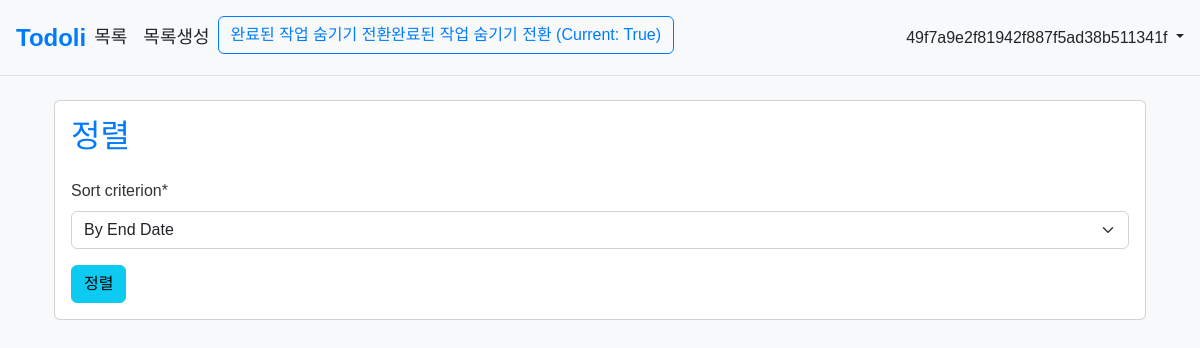
The app's page /lists/16/sort/ (signed in) with its own data.
### accounts/models.py (models this page shows)
class CustomUser(AbstractUser):
	pass

### lists/models.py (models this page shows, shortened)
class FrontendOptions(models.Model):
	user = models.OneToOneField(settings.AUTH_USER_MODEL, on_delete=models.CASCADE, related_name='frontend_options')
	hide_finished_tasks = models.BooleanField(default=False)
	@classmethod
	def get(cls, user):
		try:
			frontend_options = cls.objects.get(user=user)
		except cls.DoesNotExist:
			frontend_options = cls.objects.create(user=user)
		return frontend_options

class List(models.Model):
	title = models.CharField(max_length=255)
	author = models.ForeignKey(
		settings.AUTH_USER_MODEL,
		on_delete=models.CASCADE,
	)
	sort_criterion = models.CharField(
		max_length=2,
		choices=SortCriterion.choices,
		default=SortCriterion.BY_END_DATE,
	)

### lists/views.py (the view)
# urls.py: path("<int:pk>/sort/", ListSortView.as_view(), name="list_sort"),
class ListSortView(AllowGuestUserMixin, LoginRequiredMixin, UserPassesTestMixin, UpdateView):
	model = List
	fields = (
		"sort_criterion",
	)
	template_name = "list_sort.html"
	def test_func(self):
		obj = self.get_object()
		return obj.author == self.request.user

### lists/templatetags/frontend_options_extras.py (called while the page is built)
@register.filter
def get_hide_finished_tasks(user):
    frontend_options = FrontendOptions.get(user)
    return frontend_options.hide_finished_tasks

### templates/list_sort.html
{% extends "base.html" %}
{% load crispy_forms_tags %}
{% block content %}
  <div class="container">
    <div class="card mt-4">
      <div class="card-body">
        <h1 class="card-title">정렬</h1>
        <form action="" method="post" class="mt-4">{% csrf_token %}
          {{ form|crispy }}
          <button class="btn btn-info ml-2" type="submit">정렬</button>
        </form>
      </div>
    </div>
  </div>
{% endblock content %}

### templates/base.html (shortened to what this page needs)
<!DOCTYPE html>
<html>
<head>
  <link href="https://cdn.jsdelivr.net/npm/bootstrap@5.2.3/dist/css/bootstrap.min.css" rel="stylesheet"
>
</head>
<body>
  <header class="p-3 mb-3 border-bottom">
    <div class="d-flex flex-wrap align-items-center justify-content-center justify-content-lg-start">
      <a class="navbar-brand" href="{% url 'home' %}">Todoli</a>
      <ul class="nav col-12 col-lg-auto me-lg-auto mb-2 justify-content-center mb-md-0">
        <li><a href="{% url 'list_list' %}" class="nav-link px-2 link-dark">목록</a></li>
        {% if user.is_authenticated %}
        <li><a href="{% url 'list_new' %}" class="nav-link px-2 link-dark">목록생성</a></li>
        <li>
          <form method="post" action="{% url 'toggle_hide_finished_tasks' %}">
            <button type="submit" class="btn btn-outline-primary">
              완료된 작업 숨기기 전환완료된 작업 숨기기 전환
              (Current:
              {% load frontend_options_extras %}
              {{ request.user|get_hide_finished_tasks }})
            </button>
          </form>
        </li>
        </ul>
        <div class="dropdown text-end">
          <a href="#" class="d-block link-dark text-decoration-none dropdown-toggle" id="dropdownUser1"
            data-bs-toggle="dropdown" aria-expanded="false">
            {{ user.username }}
          </a>
        </div>
        {% else %}
        </ul>
        <div class="text-end">
          <a href="{% url 'login' %}" class="btn btn-outline-primary me-2">로그인</a>
          <a href="{% url 'signup' %}" class="btn btn-primary">회원가입</a>
        </div>
        {% endif %}
      </div>
  </header>
  <main>
    <div class="container">
      {% block content %}
      {% endblock content %}
    </div>
  </main>
</body>
</html>

### templates/base.html (style rules this page uses)
body { background-color: #f8f9fa; font-family: Arial, sans-serif; color: #333; }
.navbar-brand { font-size: 24px; font-weight: bold; color: #007bff; text-decoration: none; }
.nav-link { font-size: 18px; color: #007bff; text-decoration: none; }
.container { margin-top: 20px; }
h1 { font-size: 32px; color: #007bff; margin-bottom: 20px; }
.btn-outline-primary { color: #007bff; border-color: #007bff; }

### records on screen
CustomUser: user|get_hide_finished_tasks "True", username "49f7a9e2f81942f887f5ad38b511341f"
List: sort_criterion "By End Date"
